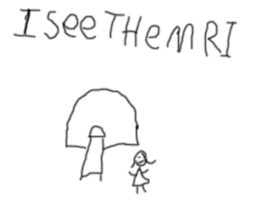
#> input picture images/Isee.tiff, 254 x 200 px
$ jupyter execute --allow-errors Pre-Processing.ipynb   (shell and % lines are left out)   (older library calls are emulated)
#> lines starting #> are read from the running program, lines starting #| are printed output that depends on the picture; after the words box and inside, x2 and y2 are one past the last pixel; in counts of white or black regions, pixels touching at a corner belong together
[cell 1]
import numpy as np
import matplotlib.pyplot as plt
import scipy
import os

from numpy import pi
from numpy import sin
from numpy import zeros
from numpy import r_
from scipy import signal
from scipy import misc # pip install Pillow
# import imageio
import matplotlib.pylab as pylab
from PIL import Image
import tarfile
import bz2
from zipfile import ZipFile

pylab.rcParams['figure.figsize'] = (20.0, 7.0)

#### Helper Functions

[cell 2]
#### Global Variables


rgb_to_YCbCr = np.array([[0.29900, 0.58700, 0.11400],
                       [-0.16874, -0.33126, 0.50000],
                       [0.50000, -0.41869, -0.08131]])

YCbCr_to_rgb = np.linalg.inv(rgb_to_YCbCr)


###common qunatizing matrices for dct

Ql = np.array( [[16,12,14,14,18, 24, 49, 72],
                [11, 12, 13, 17, 22, 35, 64, 92],
                [10, 14, 16, 22, 37, 55, 78, 95],
                [16, 19, 24, 29, 56, 64, 87, 98],
                [24, 26, 40, 51, 68, 81, 103, 112],
                [40, 58, 57, 87, 109, 104, 121, 100],
                [51, 60, 69, 80, 103, 113, 120, 103],
                [61, 55, 56, 62, 77, 92, 101, 99]]
                ).T

Qc = np.array([[17, 18, 24, 47, 99, 99, 99, 99],
              [18, 21, 26, 66, 99, 99, 99, 99],
              [24, 26, 56, 99, 99, 99, 99, 99],
              [47, 66, 99, 99, 99, 99, 99, 99],
              [99, 99, 99, 99, 99, 99, 99, 99],
              [99, 99, 99, 99, 99, 99, 99, 99],
              [99, 99, 99, 99, 99, 99, 99, 99],
              [99, 99, 99, 99, 99, 99, 99, 99]]).T

[cell 3]
#DCT Functions
def dct2(a):
    return scipy.fftpack.dct( scipy.fftpack.dct( a, axis=0, norm='ortho' ), axis=1, norm='ortho' )

def idct2(a):
    return scipy.fftpack.idct( scipy.fftpack.idct( a, axis=0 , norm='ortho'), axis=1 , norm='ortho')

#####################################################################################

##Padds an image so that its dimensions are divisible by 8.
def zero_pad(img):

    new_img = img

    if img.shape[0] % 8 != 0:
        zeros = np.zeros((8 - img.shape[0] % 8,img.shape[1],img.shape[2]))
        new_img = np.vstack((img,zeros))

    temp = new_img

    if img.shape[1] % 8 != 0:
        zeros = np.zeros((new_img.shape[0],8 - img.shape[1] % 8,new_img.shape[2]))
        temp = np.hstack((new_img,zeros))

    print("Zero Padded Shape: ", temp.shape)

    return temp

#####################################################################################

def helper_divide(A,Q):

    Y = np.zeros((8,8))
    for u, v in [(u, v) for u in range(8) for v in range(8)]:
        Y[u, v] = round(A[u, v] / Q[u, v])

    return Y
# [7 lines left out: function helper_mul, not called in this run]

##Makes Sure that the values of the img are integers.
def quantize(U, q = 50.):

    s = U.shape
    Y = np.zeros(s)

    if q <= 50 and q > 0:

        alpha = 50.0 / q
    else:
        alpha = 2 - q / 50.0

    for i in r_[:U.shape[0]:8]:
        for j in r_[:U.shape[1]:8]:
            Y[i:(i+8),j:(j+8),0] = helper_divide(U[i:(i+8),j:(j+8),0], Ql)
#             Y[i:(i+8),j:(j+8),0] = (U[i:(i+8),j:(j+8),0] // (Ql))
    for k in range(1,3):
        for i in r_[:U.shape[0]:8]:
            for j in r_[:U.shape[1]:8]:
                Y[i:(i+8),j:(j+8),k] = helper_divide(U[i:(i+8),j:(j+8),k], alpha*Qc)
#                 Y[i:(i+8),j:(j+8),k] = (U[i:(i+8),j:(j+8),k] // (alpha*Qc))


    return Y

# [22 lines left out: function iquantize, not called in this run]


#####################################################################################


##converts from RGB To YCbCr
def rgb2YCbCr(U):
    s = U.shape

    Y = np.zeros(s)
    for i in range(s[0]):
        for j in range(s[1]):

            Y[i,j] = np.dot(rgb_to_YCbCr,U[i,j]) + np.array([[0],[128],[128]])[:,0]
    return Y


##converts from YCbCr To RGB
# [7 lines left out: function YCbCr2rgb, not called in this run]


#####################################################################################


## Zipping\unzipping the image with some extra info

def zipping(img,min_val,max_val,beta,og_shape,img_name):

    ##creates a txt file that contains some extra info on the image such as dimensions.
    output = open("rec_info.txt", "w")
    output.write(img_name + "|" + str(og_shape[0]) + "|" + str(og_shape[1]) + "|" + str(og_shape[2])+ "|" + str(min_val) + "|" + str(max_val) + "|" + str(beta))
    output.close()


    ##save Image
    scipy.misc.imsave("rec.tiff",np.uint8(img))


    ###Encode Image
    tar = tarfile.open("rec.tar.bz", "w:bz2")
    tar.add("rec.tiff")
    tar.add("rec_info.txt")

    tar.close()


    compressed_img_bytes = os.stat("rec.tar.bz").st_size
    if (compressed_img_bytes > 8000):
        print("Zipped File Too Big! " + str(compressed_img_bytes) + " Bytes")

    print("image zipped")

    return min_val, max_val


# [35 lines left out: function unzipping, not called in this run]

### Preprocess Image

[cell 4]
def compress_image(img, thresh, q,img_name,og_shape, modem_bw = 8000):

    #Downsample the Image
    img = img[::2, ::2]

    #Zero Padd To fit multiple of 8x8
    img = zero_pad(img)


    og_bytes = img.nbytes

    min_val = max_val = 0

    if og_bytes < modem_bw:
        print("returned original")
        min_val = True
        return img, min_val, max_val


    img = rgb2YCbCr(img)


    imsize = img.shape
    dct = np.zeros(imsize)


    # Do 8x8 DCT on image (in-place)
    for i in r_[:imsize[0]:8]:
        for j in r_[:imsize[1]:8]:
            dct[i:(i+8),j:(j+8)] = dct2( img[i:(i+8),j:(j+8)] )


    # Threshold
    if  og_bytes < modem_bw + 3000 :
        print("thresholding")
        dct_thresh = dct * (abs(dct) > (thresh*np.max(dct)))
    else:
        dct_thresh = dct


    #Quantization
    if og_bytes > modem_bw and min_val != True:

        print("quantizing")
        dct_thresh = (quantize(dct_thresh,q))
        min_val = 0

        if np.min(dct_thresh) < 0:
            min_val = np.min(dct_thresh)
            dct_thresh += abs(np.min(dct_thresh))

        max_val = np.max(dct_thresh)

        dct_thresh = dct_thresh /  np.max(dct_thresh)
        dct_thresh *= 255


    return dct_thresh, min_val,max_val

# Main

[cell 5]
##Load Image
path = "./images/Isee.tiff"
img = misc.imread(path)
#> img is the input picture: shape (200, 254, 3); min 16, max 255, mean 247

##
img_name = "./images/Isee.tiff"
original = img
beta = 50.
thresh = 0.0
og_shape = img.shape
#> og_shape = (200, 254, 3)

print(og_shape)
#| (200, 254, 3)


##compress Image
rec,min_val, max_val = compress_image(img, thresh, beta,img_name, og_shape)
#> in compress_image, `img = img[::2, ::2]`:
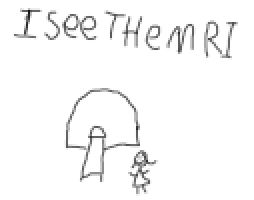
#> img: shape (100, 127, 3) (shown 2 times larger); min 16, max 255, mean 247
#> in zero_pad, `new_img = np.vstack((img,zeros))`:
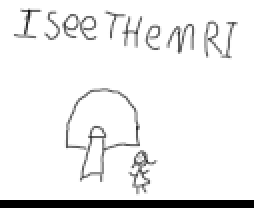
#> new_img: shape (104, 127, 3) float64 (shown 2 times larger); min 0, max 255, mean 237.5
#> in zero_pad, `temp = np.hstack((new_img,zeros))`:
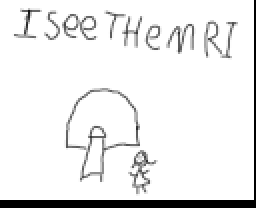
#> temp: shape (104, 128, 3) float64 (shown 2 times larger); min 0, max 255, mean 235.7
#| Zero Padded Shape:  (104, 128, 3)
#> in compress_image, `og_bytes = img.nbytes`: og_bytes = 319488
#> after the loop in rgb2YCbCr, `for i in range(s[0]):`:
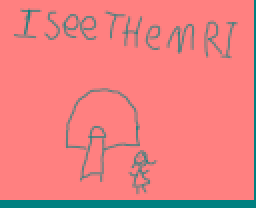
#> Y: shape (104, 128, 3) float64 (shown 2 times larger); mean of channels 0, 1, 2 235.7, 128, 128; drawn as R, G, B
#> after the loop in compress_image, `for i in r_[:imsize[0]:8]:`:
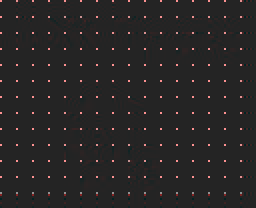
#> dct: shape (104, 128, 3) float64 (shown 2 times larger); mean of channels 0, 1, 2 30.5, 16, 16; drawn with min black and max white
#> after the loop in quantize, `for i in r_[:U.shape[0]:8]:`:
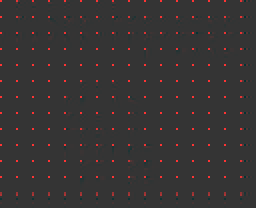
#> Y: shape (104, 128, 3) float64 (shown 2 times larger); mean of channels 0, 1, 2 1.9, 0, 0; drawn with min black and max white
#> after the loop in quantize, `for k in range(1,3):`:
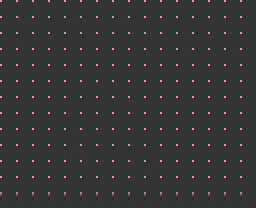
#> Y: shape (104, 128, 3) float64 (shown 2 times larger); 1.56% of pixels changed, all inside (x1, y1, x2, y2) = (0, 0, 121, 97); drawn with min black and max white
#> in compress_image, `min_val = np.min(dct_thresh)`: min_val = -33
#> in compress_image, `max_val = np.max(dct_thresh)`: max_val = 161
#> min_val = -33; max_val = 161
#> (the rest of this cell did not finish here and is left out)



print("Original Image Size: ", os.stat(img_name).st_size)
print("Compressed Image Size: ", os.stat("rec.tiff").st_size)
print("Zip File Size: ", os.stat("rec.tar.bz").st_size)

$ run again, with images/EE_test.tiff copied over images/Isee.tiff
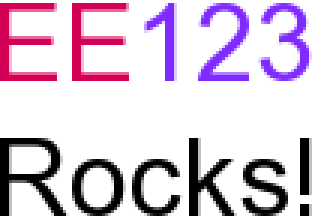
#> input picture images/EE_test.tiff, 110 x 72 px (shown 3 times larger)
#> img is the input picture: shape (72, 110, 3); mean R, G, B 217.2, 201.7, 217.9
#| (72, 110, 3)
#> img: shape (36, 55, 3)
#> in zero_pad, `temp = np.hstack((new_img,zeros))`:
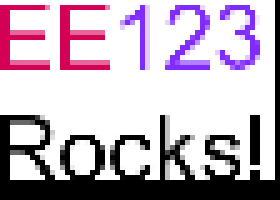
#> temp: shape (40, 56, 3) float64 (shown 5 times larger); mean of channels 0, 1, 2 191.7, 176.7, 191.3; drawn as R, G, B
#| Zero Padded Shape:  (40, 56, 3)
#> og_bytes = 53760
#> after the loop in quantize, `for i in r_[:U.shape[0]:8]:`:
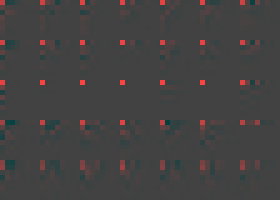
#> Y: shape (40, 56, 3) float64 (shown 5 times larger); mean of channels 0, 1, 2 1.6, 0, 0; drawn with min black and max white
#> in compress_image, `min_val = np.min(dct_thresh)`: min_val = -45
#> in compress_image, `max_val = np.max(dct_thresh)`: max_val = 173
#> `rec,min_val, max_val = compress_image(img, thresh, beta,img_name, og_s..`: min_val = -45; max_val = 173
